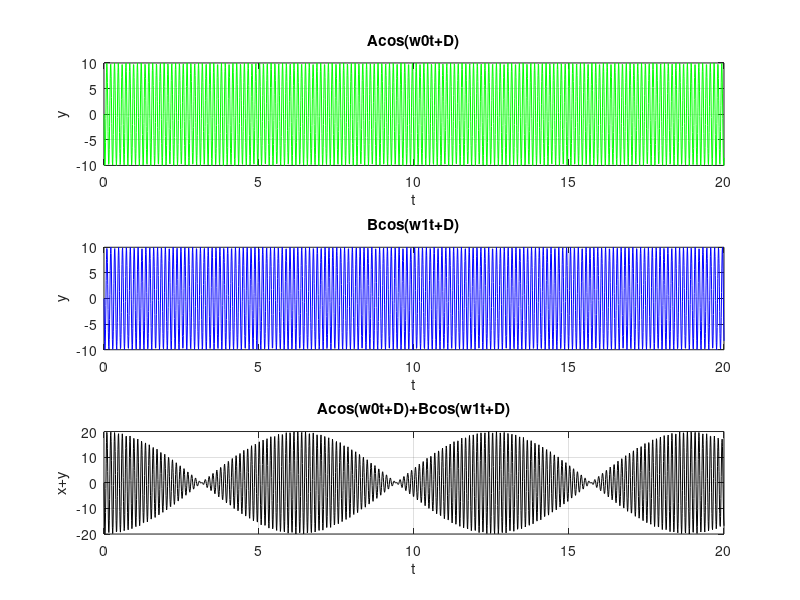

This chart was generated by the following MATLAB code:
clear all;
close all;
clf;

A=10;
B=10;

t=0:.01:20;
D=pi/2;

w0=51;
w1=50;

subplot(3,1,1)
x1=A*cos(w0*t+D);
plot(t,x1,'g','linewidth', .7);
grid on
xlabel('t'), ylabel('y');
title('Acos(w0t+D)');

subplot(3,1,2)
y1=B*cos(w1*t+D);
plot(t,y1,'b','linewidth', .7)
grid on
xlabel('t'), ylabel('y');
title('Bcos(w1t+D)');

subplot(3,1,3)
s1=x1+y1;
plot(t,s1,'k','linewidth', .7)
grid on
xlabel('t'), ylabel('x+y');
title('Acos(w0t+D)+Bcos(w1t+D)');